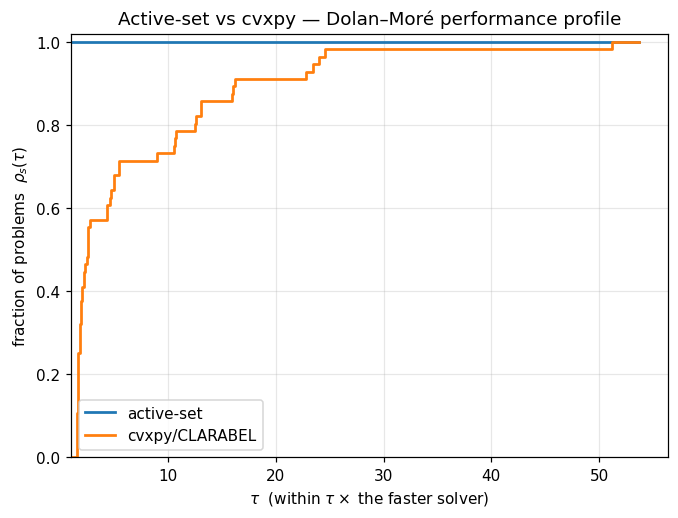

The script that saved this image:
"""Durable speed record for the active-set simplex QP solver (PR #60 follow-up).

Generates a **Dolan-More performance profile** (Dolan & More 2002) comparing the
pure-NumPy active-set solver against the cvxpy/CLARABEL reference across a grid
of problem shapes, plus a **warm-start sweep** measuring the conformal /
market-selection pattern (a chain of nearby problems). Correctness parity
(objective agreement) is asserted while timing, so a regression in either speed
*or* correctness shows up here.

Run::

    python benchmarks/active_set_profile.py            # writes the profile PNG + table

This is a *profiling artifact*, not a pass/fail benchmark case: wall-clock is
machine-dependent, so the committed PNG is the record and the script re-creates
it on demand.
"""
from __future__ import annotations

import time

import numpy as np

import matplotlib
matplotlib.use("Agg")
import matplotlib.pyplot as plt

from mlsynth.utils.bilevel.active_set import solve_simplex_qp
from mlsynth.utils.bilevel.ridge_augment import _simplex_qp_cvxpy

# Representative SCM shapes: (matching rows m == T0, donors J), few to many.
_SHAPES = [(20, 5), (40, 10), (50, 20), (89, 49), (30, 30), (15, 40), (120, 80)]
_SEEDS = range(8)


def _objective(B, A, w):
    r = B @ np.asarray(w, float).ravel() - A
    return float(r @ r)


def _median_time(fn, B, A, repeats=25):
    fn(B, A)                                    # warm the caches
    ts = []
    for _ in range(repeats):
        t = time.perf_counter()
        fn(B, A)
        ts.append(time.perf_counter() - t)
    return float(np.median(ts))


def collect():
    """Time both solvers on every (shape, seed); assert objective parity."""
    rows = []
    for (m, J) in _SHAPES:
        for s in _SEEDS:
            rng = np.random.default_rng(1000 * m + 10 * J + s)
            B = rng.normal(size=(m, J))
            A = rng.normal(size=m)
            t_as = _median_time(solve_simplex_qp, B, A)
            t_cx = _median_time(_simplex_qp_cvxpy, B, A)
            # correctness: active-set must be no worse than cvxpy (which, being
            # interior-point, may sit marginally below the true optimum).
            o_as = _objective(B, A, solve_simplex_qp(B, A))
            o_cx = _objective(B, A, _simplex_qp_cvxpy(B, A))
            assert o_as <= o_cx + 1e-6 * (1 + abs(o_cx)), f"parity fail @ {(m, J, s)}"
            rows.append((m, J, t_as, t_cx))
    return np.array([(r[2], r[3]) for r in rows])      # (n_problems, 2): [active-set, cvxpy]


def warm_start_sweep(m=50, J=20, n=40):
    """Conformal/market-selection pattern: a chain of nearby problems."""
    rng = np.random.default_rng(0)
    B = rng.normal(size=(m, J)); A = rng.normal(size=m)
    prev = solve_simplex_qp(B, A)
    cold = warm = 0.0
    for _ in range(n):
        B = B.copy(); B[:, rng.integers(J)] += 0.02 * rng.normal(size=m)
        t = time.perf_counter(); solve_simplex_qp(B, A); cold += time.perf_counter() - t
        t = time.perf_counter(); w = solve_simplex_qp(B, A, warm_start=prev); warm += time.perf_counter() - t
        prev = w
    return cold, warm


def performance_profile(times):
    """Dolan-More profile: rho_s(tau) = fraction of problems within tau x best."""
    best = times.min(axis=1, keepdims=True)
    ratios = times / best                              # >= 1
    taus = np.linspace(1.0, ratios.max() * 1.05, 400)
    rho = np.array([[np.mean(ratios[:, s] <= t) for t in taus]
                    for s in range(times.shape[1])])
    return taus, rho


def main():
    times = collect()
    taus, rho = performance_profile(times)
    speedup = times[:, 1] / times[:, 0]                 # cvxpy / active-set, per problem
    cold, warm = warm_start_sweep()

    print("=== active-set vs cvxpy (Dolan-More) ===")
    print(f"problems: {times.shape[0]}  "
          f"active-set faster on {int(np.mean(speedup > 1) * 100)}% of them")
    print(f"speedup (cvxpy/active-set): median {np.median(speedup):.1f}x  "
          f"min {speedup.min():.1f}x  max {speedup.max():.1f}x")
    print(f"warm-start sweep (40 nearby problems): cold {cold * 1e3:.0f}ms  "
          f"warm {warm * 1e3:.0f}ms  ({cold / warm:.0f}x)")

    fig, ax = plt.subplots(figsize=(7, 5))
    for s, label in enumerate(("active-set", "cvxpy/CLARABEL")):
        ax.step(taus, rho[s], where="post", linewidth=1.8, label=label)
    ax.set_xlabel(r"$\tau$  (within $\tau\times$ the faster solver)")
    ax.set_ylabel(r"fraction of problems  $\rho_s(\tau)$")
    ax.set_title("Active-set vs cvxpy — Dolan–Moré performance profile")
    ax.set_xlim(left=1.0); ax.set_ylim(0, 1.02); ax.grid(alpha=0.3); ax.legend()
    out = "benchmarks/active_set_profile.png"
    fig.savefig(out, bbox_inches="tight", dpi=110)
    print(f"wrote {out}")


if __name__ == "__main__":
    main()
